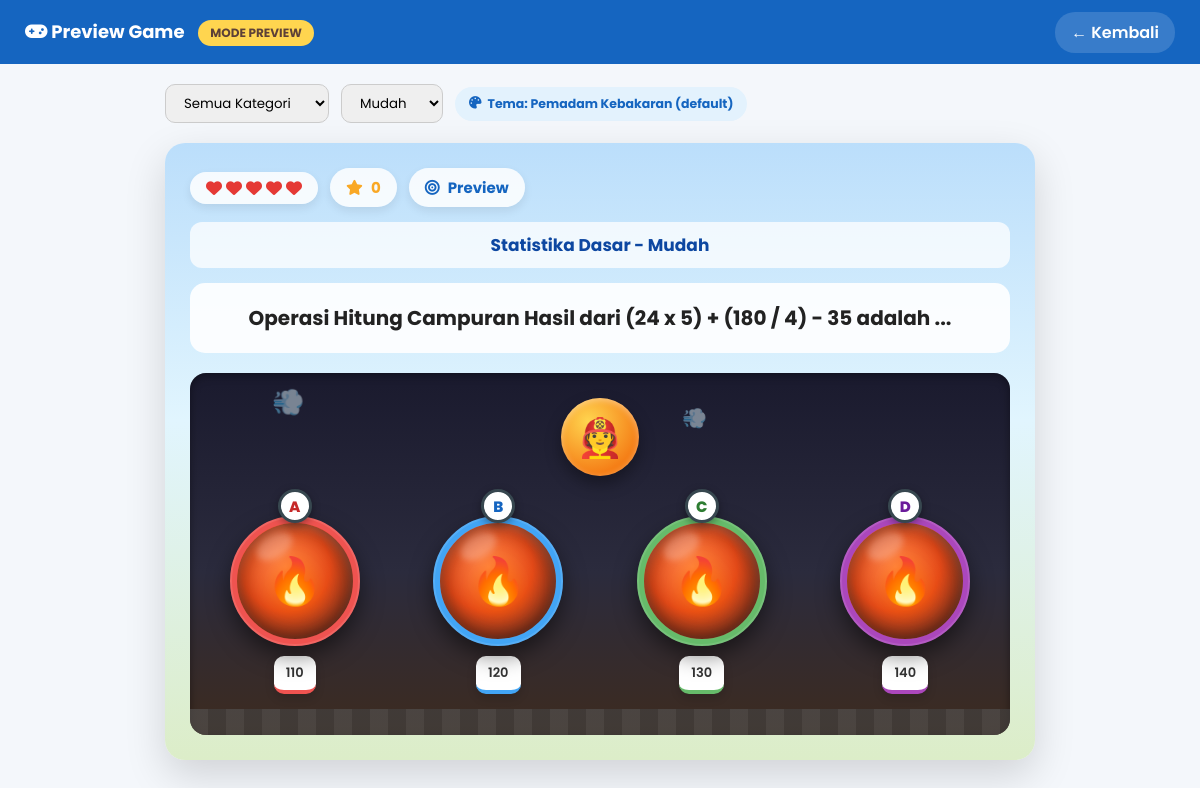
Page /admin/preview_game.php (signed in) on the committed database.
### tables this page shows
CREATE TABLE `kategori` (
  `id` int NOT NULL,
  `nama` varchar(100) NOT NULL,
  `icon` varchar(100) DEFAULT NULL,
  `deskripsi` text
);

CREATE TABLE `soal` (
  `id` int NOT NULL,
  `kategori_id` int DEFAULT NULL,
  `level` enum('Mudah','Sedang','Sulit') DEFAULT 'Mudah',
  `pertanyaan` text,
  `opsi_a` varchar(255) DEFAULT NULL,
  `opsi_b` varchar(255) DEFAULT NULL,
  `opsi_c` varchar(255) DEFAULT NULL,
  `opsi_d` varchar(255) DEFAULT NULL,
  `jawaban` char(1) DEFAULT NULL,
  `pembahasan` text,
  `xp` int DEFAULT '10'
);

### inc/functions.php (called while the page is built, shortened)
<?php
function levelList() {
    return ['Mudah', 'Sedang', 'Sulit'];
}
function levelValid($level) {
    return in_array($level, levelList(), true) ? $level : 'Mudah';
}
function temaQuizAktif($kategoriNama, $level) {
    $nama = mb_strtolower(trim((string) $kategoriNama));
    return '';
}

### admin/auth.php (called while the page is built, shortened)
<?php
function e($str) {
    return htmlspecialchars((string) $str, ENT_QUOTES, 'UTF-8');
}

### admin/preview_game.php (the view, shortened to what this page needs)
<?php
require_once "auth.php";
require_once __DIR__ . "/../inc/functions.php";
$levelOptions = levelList();
$filterLevel = levelValid($_GET['level'] ?? 'Mudah');
$where = "level = ?";
$params = [$filterLevel];
$types = "s";
$stmt = mysqli_prepare($conn, "SELECT * FROM soal WHERE $where ORDER BY RAND() LIMIT 1");
mysqli_stmt_bind_param($stmt, $types, ...$params);
mysqli_stmt_execute($stmt);
$soal = mysqli_fetch_assoc(mysqli_stmt_get_result($stmt));
$kategoriInfo = null;
if ($soal) {
    $stmt = mysqli_prepare($conn, "SELECT nama FROM kategori WHERE id=?");
    mysqli_stmt_bind_param($stmt, "i", $soal['kategori_id']);
    mysqli_stmt_execute($stmt);
    $kategoriInfo = mysqli_fetch_assoc(mysqli_stmt_get_result($stmt));
}
$temaQuiz = $soal ? temaQuizAktif($kategoriInfo['nama'] ?? '', $filterLevel) : '';
$temaKebun = ($temaQuiz === 'kebun');
$temaBajakLaut = ($temaQuiz === 'bajak-laut');
$temaLebah = ($temaQuiz === 'lebah');
$temaPanda = ($temaQuiz === 'panda');
$temaKatak = ($temaQuiz === 'katak');
$temaPenguin = ($temaQuiz === 'penguin');
$temaAstronot = ($temaQuiz === 'astronot');
$temaKsatria = ($temaQuiz === 'ksatria');
$bungaEmoji = ['A' => '🌺', 'B' => '🪻', 'C' => '🌻', 'D' => '🌼'];
$bungaEmojiLebah = ['A' => '🌸', 'B' => '🪷', 'C' => '🌻', 'D' => '🌼'];
$seranggaEmoji = ['A' => '🪰', 'B' => '🦟', 'C' => '🦋', 'D' => '🪲'];
$ikanEmoji = ['A' => '🐟', 'B' => '🐠', 'C' => '🦑', 'D' => '🦀'];
$angkasaEmoji = ['A' => '⭐', 'B' => '🪐', 'C' => '☄️', 'D' => '🌙'];
$monsterEmoji = ['A' => '🐲', 'B' => '👹', 'C' => '🦇', 'D' => '🕷️'];
$temaSceneClass = $temaKebun ? ' tema-kebun' : ($temaBajakLaut ? ' tema-bajak-laut' : ($temaLebah ? ' tema-lebah' : ($temaPanda ? ' tema-panda' : ($temaKatak ? ' tema-katak' : ($temaPenguin ? ' tema-penguin' : ($temaAstronot ? ' tema-astronot' : ($temaKsatria ? ' tema-ksatria' : '')))))));
$temaKarakter = $temaBajakLaut ? '🏴‍☠️' : ($temaKebun ? '🧑‍🌾' : ($temaLebah ? '🐝' : ($temaPanda ? '🐼' : ($temaKatak ? '🐸' : ($temaPenguin ? '🐧' : ($temaAstronot ? '🧑‍🚀' : ($temaKsatria ? '🤺' : '🧑‍🚒')))))));
$temaHitIcon = $temaBajakLaut ? '✨' : ($temaKebun ? '💧' : ($temaLebah ? '🍯' : ($temaPanda ? '🍃' : ($temaKatak ? '👅' : ($temaPenguin ? '💦' : ($temaAstronot ? '✨' : ($temaKsatria ? '💥' : '💨')))))));
$temaSmoke1 = $temaBajakLaut ? '🦜' : ($temaKebun ? '🦋' : ($temaLebah ? '🍯' : ($temaPanda ? '🍃' : ($temaKatak ? '🪷' : ($temaPenguin ? '❄️' : ($temaAstronot ? '⭐' : ($temaKsatria ? '🔥' : '💨')))))));
$temaSmoke2 = $temaBajakLaut ? '⚓' : ($temaKebun ? '🍃' : ($temaLebah ? '🌻' : ($temaPanda ? '🌱' : ($temaKatak ? '🌿' : ($temaPenguin ? '💠' : ($temaAstronot ? '🌌' : ($temaKsatria ? '⚔️' : '💨')))))));
function temaIkonOpsi($opt, $temaBajakLaut, $temaKebun, $temaLebah, $temaPanda, $temaKatak, $temaPenguin, $temaAstronot, $temaKsatria, $bungaEmoji, $bungaEmojiLebah, $seranggaEmoji, $ikanEmoji, $angkasaEmoji, $monsterEmoji) {
    return '🔥';
}
$opsiIconAwal = [];
foreach (['A', 'B', 'C', 'D'] as $opt) {
    $opsiIconAwal[$opt] = temaIkonOpsi($opt, $temaBajakLaut, $temaKebun, $temaLebah, $temaPanda, $temaKatak, $temaPenguin, $temaAstronot, $temaKsatria, $bungaEmoji, $bungaEmojiLebah, $seranggaEmoji, $ikanEmoji, $angkasaEmoji, $monsterEmoji);
}
?>
<!DOCTYPE html>
<html lang="id">
<head>
<link rel="stylesheet" href="../pengguna/assets/css/quiz.css?v=<?= filemtime(__DIR__ . "/../pengguna/assets/css/quiz.css"); ?>">
<link rel="stylesheet"
href="https://cdnjs.cloudflare.com/ajax/libs/font-awesome/6.5.2/css/all.min.css">
</head>
<body>
<div class="preview-header">
<h2><i class="fa-solid fa-gamepad"></i> Preview Game <span class="preview-badge">MODE PREVIEW</span></h2>
<a href="game.php">&larr; Kembali</a>
</div>
<?php if (!$soal) { ?>
<div class="preview-empty">
<h2>Belum ada soal</h2>
<p>Tidak ada soal untuk kombinasi kategori &amp; level ini. Coba pilih kombinasi lain atau tambah soal di Bank Soal.</p>
</div>
<?php } else { ?>
<form class="preview-filter" method="GET">
<select name="kategori" onchange="this.form.submit()">
<option value="0">Semua Kategori</option>
</select>
<select name="level" onchange="this.form.submit()">
<?php foreach ($levelOptions as $lvl) { ?>
<option value="<?= $lvl; ?>" <?= $filterLevel === $lvl ? 'selected' : ''; ?>><?= $lvl; ?></option>
<?php } ?>
</select>
<span class="preview-tema-badge"><i class="fa-solid fa-palette"></i> Tema: <?= $temaQuiz !== '' ? e(ucwords(str_replace('-', ' ', $temaQuiz))) : 'Pemadam Kebakaran (default)'; ?></span>
</form>
<div style="max-width:900px;margin:20px auto;padding:0 15px 40px;">
<div class="quiz-container" style="margin:0;">
<div class="hud">
<div class="hud-item hud-nyawa" id="nyawaBox">
<i class="fa-solid fa-heart heart-active"></i>
<i class="fa-solid fa-heart heart-active"></i>
<i class="fa-solid fa-heart heart-active"></i>
<i class="fa-solid fa-heart heart-active"></i>
<i class="fa-solid fa-heart heart-active"></i>
</div>
<div class="hud-item hud-skor" id="skorBox">
<i class="fa-solid fa-star"></i> 0
</div>
<div class="hud-item hud-soal">
<i class="fa-solid fa-bullseye"></i> Preview
</div>
</div>
<h2 class="misi-judul">
<?= e($kategoriInfo['nama'] ?? 'Quiz Challenge'); ?> - <?= e($filterLevel); ?>
</h2>
<div class="question-card">
<h3><?= e($soal['pertanyaan']); ?></h3>
</div>
<div class="fire-scene<?= $temaSceneClass; ?>" id="fireScene" data-hit-icon="<?= e($temaHitIcon); ?>">
<span class="smoke-bg smoke1"><?= $temaSmoke1; ?></span>
<span class="smoke-bg smoke2"><?= $temaSmoke2; ?></span>
<div class="firefighter-wrap">
<div class="firefighter" id="firefighter"><?= $temaKarakter; ?></div>
</div>
<div class="targets" id="targets">
<?php foreach (['a' => 'A', 'b' => 'B', 'c' => 'C', 'd' => 'D'] as $key => $huruf): ?>
<button type="button" class="target-unit" data-jawaban="<?= $huruf; ?>">
<span class="window window-<?= $key; ?>">
<span class="window-badge"><?= $huruf; ?></span>
<span class="flame"><?= $opsiIconAwal[$huruf]; ?></span>
</span>
<span class="target-label label-<?= $key; ?>"><?= e($soal['opsi_' . $key]); ?></span>
</button>
<?php endforeach; ?>
</div>
<div class="ground"></div>
</div>
</div>
</div>
<?php } ?>
</body>
</html>

### admin/preview_game.php (style rules this page uses)
body { background:#F4F7FB; }
.preview-header { height:64px; background:#1565C0; color:#fff; display:flex; align-items:center; justify-content:space-between; padding:0 25px; }
.preview-header h2 { font-size:18px; margin:0; }
.preview-header a { color:#fff; text-decoration:none; font-weight:600; background:rgba(255,255,255,.15); padding:8px 16px; border-radius:20px; }
.preview-badge { display:inline-block; background:#FFD54F; color:#5D4037; font-weight:700; font-size:12px; padding:4px 12px; border-radius:20px; margin-left:10px; vertical-align:middle; }
.preview-filter { max-width:900px; margin:20px auto 0; padding:0 15px; display:flex; gap:12px; flex-wrap:wrap; align-items:center; }
.preview-filter select { padding:8px 14px; border-radius:10px; border:1px solid #ccc; font-family:'Poppins',sans-serif; }
.preview-tema-badge { display:inline-flex; align-items:center; gap:6px; background:#E3F2FD; color:#1565C0; font-weight:700; font-size:12.5px; padding:8px 14px; border-radius:20px; }

### rows in the picture
kategori: nama "Statistika Dasar", nama "💨", nama "🧑‍🚒"
soal: pertanyaan "Operasi Hitung Campuran Hasil dari (24 x 5) + (180 / 4) - 35 adalah ...", opsi_a "110", opsi_b "120", opsi_c "130", opsi_d "140"

### other values in the picture
$filterLevel "Mudah"
$huruf "A"
$opsiIconAwal[$huruf] "🔥"
$huruf "B"
$huruf "C"
$huruf "D"
form field level "Mudah"
